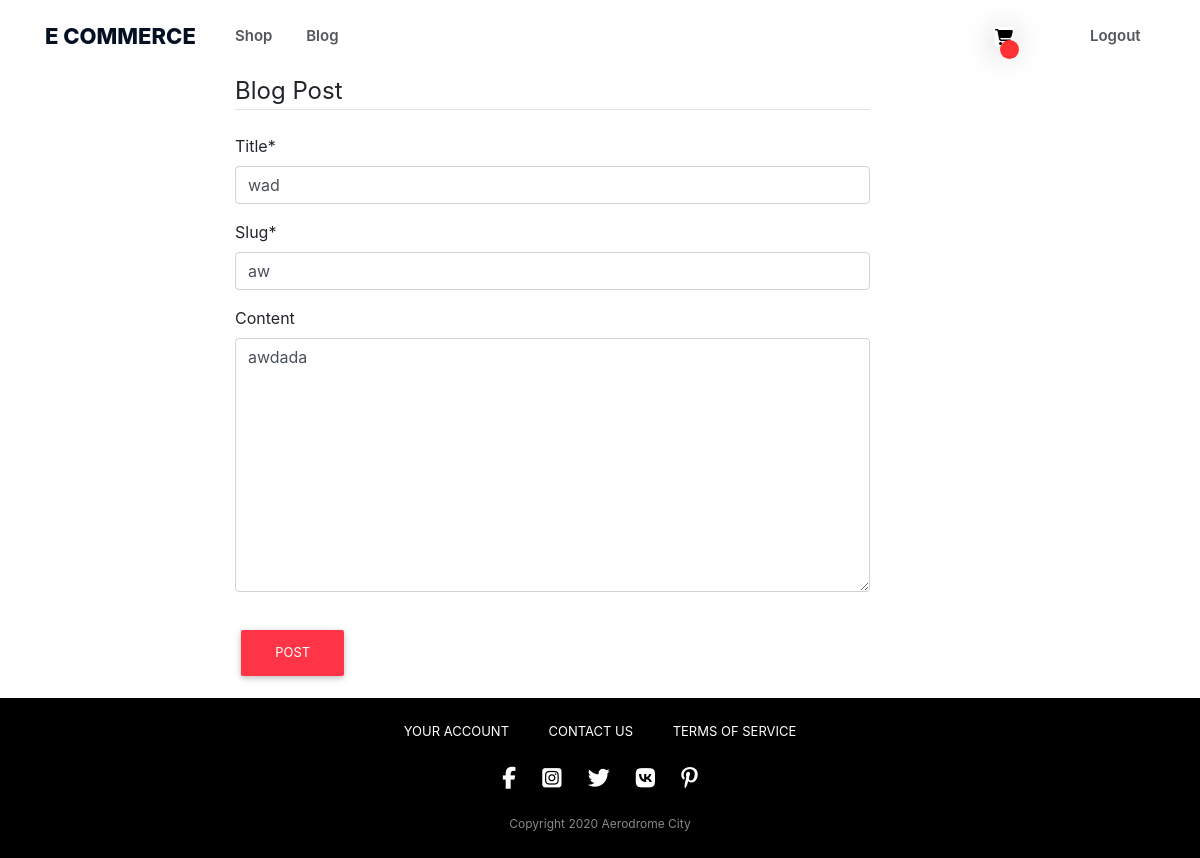
Page /blog/post/11/update/ (signed in) on the committed database.
### blog/models.py (models this page shows, shortened)
class Post(models.Model):
    title = models.CharField(max_length=150, db_index=True)
    slug = models.SlugField(max_length=150, unique=True)
    content = models.TextField(blank=True, db_index=True)
    date_posted = models.DateTimeField(default=timezone.now)
    author = models.ForeignKey(settings.AUTH_USER_MODEL, on_delete=models.CASCADE)

### blog/views.py (the view, shortened to what this page needs)
# urls.py: path('post/<int:pk>/update/', PostUpdateView.as_view(), name='post-update'),
class PostUpdateView(LoginRequiredMixin, UserPassesTestMixin, UpdateView):
    model = Post
    fields = ['title', 'slug', 'content']
    def test_func(self):
        post = self.get_object()
        if self.request.user == post.author:
            return True
        return False

### blog/templates/blog/post_form.html (shortened to what this page needs)
{% extends "blog/base.html" %}
{% load crispy_forms_tags %}
{% block content %}
    <div class="content-section">
        <form method="POST">
            <fieldset class="form-group">
                <legend class="border-bottom mb-4">Blog Post</legend>
                {{ form|crispy }}
            </fieldset>
            <div class="form-group">
                <button class="btn btn-danger" type="submit">Post</button>
            </div>
        </form>
    </div>
{% endblock content %}

### static/css/main_style.css (style rules this page uses)
.mb-4, .my-4 { margin-bottom: 1.5rem !important; }
.btn { margin: .375rem; text-transform: uppercase; word-wrap: break-word; white-space: normal; cursor: pointer; border: 0; border-radius: .125rem; box-shadow: 0 2px 5px 0 rgba(0, 0, 0, .16), 0 2px 10px 0 rgba(0, 0, 0, .12); transition: color .15s ease-in-out, background-color .15s ease-in-out, border-color .15s ease-in-out, box-shadow .15s ease-in-out; }
.btn-danger { color: #fff; background-color: #ff3547 !important; }
div { display: block; }
.btn { margin: .375rem; color: #fff; text-transform: uppercase; word-wrap: break-word; white-space: normal; cursor: pointer; border: 0; border-radius: .125rem; box-shadow: 0 2px 5px 0 rgba(0, 0, 0, .16), 0 2px 10px 0 rgba(0, 0, 0, .12); transition: color .15s ease-in-out, background-color .15s ease-in-out, border-color .15s ease-in-out, box-shadow .15s ease-in-out; padding: .84rem 2.14rem; font-size: .81rem; }

### rows in the picture
Post: title "wad", slug "aw", content "awdada"
